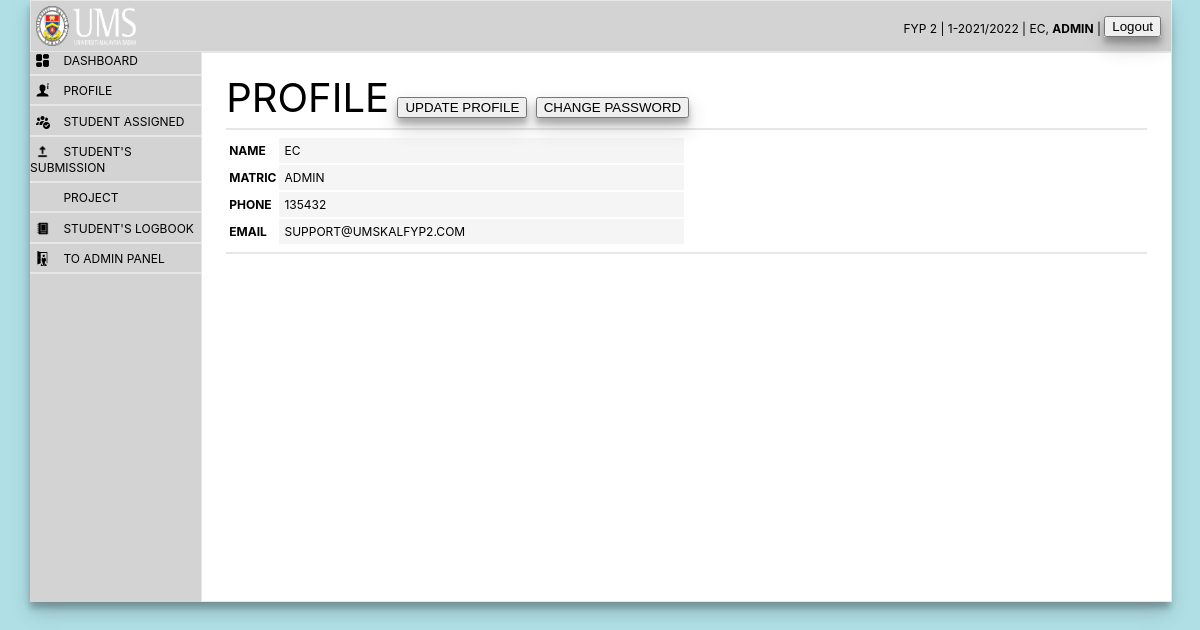
/Lecturer/lecturer.php?view=profile (signed in), run on the app's committed database.
### tables this page shows
CREATE TABLE `lecturer` (
  `id` int(11) NOT NULL,
  `lectID` varchar(50) NOT NULL,
  `programme` varchar(5) DEFAULT NULL,
  `lectName` varchar(100) DEFAULT NULL,
  `lectEmail` varchar(100) DEFAULT NULL,
  `lectPhone` varchar(100) DEFAULT NULL,
  `workload` int(20) DEFAULT 5,
  `workload_status` varchar(20) NOT NULL DEFAULT 'Ongoing',
  `code` mediumint(50) NOT NULL DEFAULT 0
);

### Lecturer/profile.php (the view, shortened to what this page needs)
<?php
include_once '../includes/config.php';
$id = $_SESSION['user'];
$sql = "SELECT * FROM lecturer WHERE lectID = '$id'";
$view = mysqli_query($conn,$sql);
?>
<!DOCTYPE html>
<html lang="en">
<head>
</head>
<body>
	<div class="pS">
		<div class="pC">
			<div class="pL">
				<label>PROFILE</label>
				<button onclick="window.location.href='?view=profile_edit'">UPDATE PROFILE</button>
				<button onclick="window.location.href='?view=profile_pass'">CHANGE PASSWORD</button>
				<hr>
			</div>
			<div class="sTbl">
				<table>
					<?php
					while ($row = mysqli_fetch_assoc($view)){
					?>
					<tr>
						<th>NAME</th>
						<td> <?php echo $row['lectName'];?> </td>
					</tr>
					<tr>
						<th>MATRIC</th>
						<td> <?php echo $row['lectID'];?> </td>
					</tr>
					<tr>
						<th>PHONE</th>
						<td> <?php echo $row['lectPhone'];?> </td>
					</tr>
					<tr>
						<th>EMAIL</th>
						<td> <?php echo $row['lectEmail'];?> </td>
					</tr>
					<?php 					}
						?>
				</table>
			</div>
			<hr>
		</div>
	</div>
</body>
</html>

### Lecturer/css/lect_panel.css (style rules this page uses)
body { max-width: 95%; margin: 0 auto; font-family: 'Inter'; background-color: powderblue; vertical-align: middle; text-transform: uppercase; box-shadow: rgba(0, 0, 0, 0.19) 0px 10px 20px, rgba(0, 0, 0, 0.23) 0px 6px 6px; }
@media screen and (max-width: 1600px) { body { font-size: 12px; } }

### Lecturer/css/left-p.css (style rules this page uses)
hr { border: 1px solid #e7e7e7; }

### Lecturer/profile.php (style rules this page uses)
.pS { margin: 0 auto; width: 100%; }
.pS .pC { margin: 0 auto; width: 95%; margin-top: 20px; }
.pS .pC .pL label { font-size: 40px; }
.pS .pC .sTbl table { width: 50%; }
.pS .pC .sTbl td { background-color: whitesmoke; padding: 5px; }
.pS .pC .sTbl th { text-align: left; width: 10%; }
.pL button { box-shadow: rgba(0, 0, 0, 0.19) 0px 10px 20px, rgba(0, 0, 0, 0.23) 0px 6px 6px; margin-left: 5px; }

### data on the page
lecturer: lectName "EC", lectID "ADMIN", lectPhone "135432", lectEmail "SUPPORT@UMSKALFYP2.COM"

### other printed values
$sType "FYP 2"
$sYear "1-2021/2022"
$sLectName "EC"
$sUser "ADMIN"
